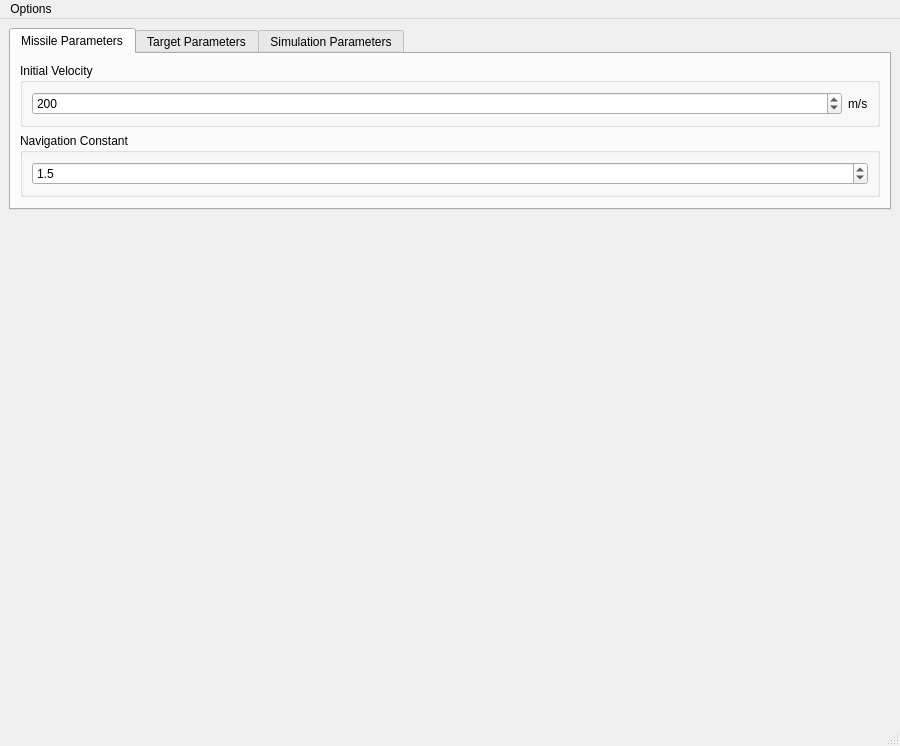
<?xml version="1.0" encoding="UTF-8"?>
<ui version="4.0">
 <class>MainWindow</class>
 <widget class="QMainWindow" name="MainWindow">
  <property name="geometry">
   <rect>
    <x>0</x>
    <y>0</y>
    <width>900</width>
    <height>450</height>
   </rect>
  </property>
  <property name="windowTitle">
   <string>Missile Guidance Sim</string>
  </property>
  <property name="locale">
   <locale language="English" country="UnitedStates"/>
  </property>
  <widget class="QWidget" name="centralwidget">
   <layout class="QGridLayout" name="gridLayout">
    <property name="bottomMargin">
     <number>0</number>
    </property>
    <item row="0" column="0">
     <layout class="QVBoxLayout" name="verticalLayout_5">
      <property name="sizeConstraint">
       <enum>QLayout::SetMaximumSize</enum>
      </property>
      <item>
       <widget class="QTabWidget" name="tabWidget">
        <property name="sizePolicy">
         <sizepolicy hsizetype="Expanding" vsizetype="Fixed">
          <horstretch>0</horstretch>
          <verstretch>0</verstretch>
         </sizepolicy>
        </property>
        <property name="tabShape">
         <enum>QTabWidget::Rounded</enum>
        </property>
        <property name="currentIndex">
         <number>0</number>
        </property>
        <property name="tabBarAutoHide">
         <bool>true</bool>
        </property>
        <widget class="QWidget" name="mslTab">
         <attribute name="title">
          <string>Missile Parameters</string>
         </attribute>
         <layout class="QVBoxLayout" name="verticalLayout_2">
          <item>
           <widget class="QGroupBox" name="mslGroupBox">
            <property name="sizePolicy">
             <sizepolicy hsizetype="Preferred" vsizetype="Fixed">
              <horstretch>0</horstretch>
              <verstretch>0</verstretch>
             </sizepolicy>
            </property>
            <property name="title">
             <string>Initial Velocity</string>
        </property>
        <layout class="QHBoxLayout" name="horizontalLayout_4">
         <item>
          <widget class="QSpinBox" name="mslSpeedSpinBox">
           <property name="sizePolicy">
            <sizepolicy hsizetype="Minimum" vsizetype="Preferred">
             <horstretch>0</horstretch>
             <verstretch>0</verstretch>
            </sizepolicy>
           </property>
           <property name="maximum">
            <number>5000</number>
           </property>
           <property name="value">
            <number>200</number>
           </property>
          </widget>
         </item>
         <item>
          <widget class="QLabel" name="mslSpeedUnitLabel">
           <property name="sizePolicy">
            <sizepolicy hsizetype="Fixed" vsizetype="Preferred">
             <horstretch>0</horstretch>
             <verstretch>0</verstretch>
            </sizepolicy>
           </property>
           <property name="text">
            <string>m/s</string>
           </property>
          </widget>
         </item>
        </layout>
       </widget>
      </item>
          <item>
           <widget class="QGroupBox" name="navConstGroupBox">
            <property name="sizePolicy">
             <sizepolicy hsizetype="Preferred" vsizetype="Fixed">
              <horstretch>0</horstretch>
              <verstretch>0</verstretch>
             </sizepolicy>
            </property>
            <property name="title">
             <string>Navigation Constant</string>
            </property>
            <layout class="QHBoxLayout" name="horizontalLayout_7">
             <item>
              <widget class="QDoubleSpinBox" name="navConstDoubleSpinBox">
               <property name="decimals">
                <number>1</number>
               </property>
               <property name="maximum">
                <double>10.000000000000000</double>
               </property>
               <property name="singleStep">
                <double>0.100000000000000</double>
               </property>
               <property name="value">
                <double>1.500000000000000</double>
               </property>
              </widget>
             </item>
            </layout>
           </widget>
          </item>
         </layout>
        </widget>
        <widget class="QWidget" name="tgtTab">
         <attribute name="title">
          <string>Target Parameters</string>
         </attribute>
         <layout class="QVBoxLayout" name="verticalLayout_3">
      <item>
       <widget class="QGroupBox" name="tgtGroupBox">
        <property name="sizePolicy">
         <sizepolicy hsizetype="Preferred" vsizetype="Fixed">
          <horstretch>0</horstretch>
          <verstretch>0</verstretch>
         </sizepolicy>
        </property>
        <property name="title">
             <string>Initial Velocity</string>
        </property>
        <layout class="QHBoxLayout" name="horizontalLayout_5">
         <item>
          <widget class="QSpinBox" name="tgtSpeedSpinBox">
           <property name="maximum">
            <number>5000</number>
           </property>
           <property name="value">
            <number>200</number>
           </property>
          </widget>
         </item>
         <item>
          <widget class="QLabel" name="tgtSpeedUnitLabel">
           <property name="sizePolicy">
            <sizepolicy hsizetype="Fixed" vsizetype="Preferred">
             <horstretch>0</horstretch>
             <verstretch>0</verstretch>
            </sizepolicy>
           </property>
           <property name="text">
            <string>m/s</string>
           </property>
          </widget>
         </item>
        </layout>
       </widget>
      </item>
      <item>
           <widget class="QGroupBox" name="tgtEvActGroupBox">
        <property name="sizePolicy">
         <sizepolicy hsizetype="Preferred" vsizetype="Fixed">
          <horstretch>0</horstretch>
          <verstretch>0</verstretch>
         </sizepolicy>
        </property>
        <property name="title">
             <string>Evasive Action</string>
            </property>
            <property name="checkable">
             <bool>false</bool>
        </property>
            <layout class="QHBoxLayout" name="horizontalLayout_8">
         <item>
              <widget class="QCheckBox" name="tgtEvActCheckBox">
               <property name="text">
                <string>Enabled</string>
           </property>
               <property name="checked">
                <bool>true</bool>
           </property>
          </widget>
         </item>
        </layout>
       </widget>
      </item>
         </layout>
        </widget>
        <widget class="QWidget" name="simTab">
         <attribute name="title">
          <string>Simulation Parameters</string>
         </attribute>
         <layout class="QVBoxLayout" name="verticalLayout_4">
      <item>
       <widget class="QGroupBox" name="dstGroupBox">
        <property name="sizePolicy">
         <sizepolicy hsizetype="Preferred" vsizetype="Fixed">
          <horstretch>0</horstretch>
          <verstretch>0</verstretch>
         </sizepolicy>
        </property>
        <property name="title">
         <string>Missile-to-Target Initial Distance</string>
        </property>
        <layout class="QHBoxLayout" name="horizontalLayout_6">
         <item>
          <widget class="QSpinBox" name="distanceSpinBox">
           <property name="maximum">
            <number>1000000</number>
           </property>
           <property name="value">
            <number>20000</number>
           </property>
          </widget>
         </item>
         <item>
          <widget class="QLabel" name="distanceUnitLabel">
           <property name="sizePolicy">
            <sizepolicy hsizetype="Fixed" vsizetype="Preferred">
             <horstretch>0</horstretch>
             <verstretch>0</verstretch>
            </sizepolicy>
           </property>
           <property name="text">
            <string>m</string>
           </property>
          </widget>
         </item>
        </layout>
       </widget>
      </item>
      <item>
       <widget class="QGroupBox" name="simControlGroupBox">
        <property name="sizePolicy">
         <sizepolicy hsizetype="Preferred" vsizetype="Fixed">
          <horstretch>0</horstretch>
          <verstretch>0</verstretch>
         </sizepolicy>
        </property>
        <property name="title">
         <string>Simulation Control Section</string>
        </property>
        <layout class="QHBoxLayout" name="horizontalLayout_3">
         <item>
          <widget class="QCheckBox" name="fileOCheckBox">
           <property name="text">
                <string>Log Into File</string>
               </property>
               <property name="checkable">
                <bool>false</bool>
           </property>
          </widget>
         </item>
         <item>
          <widget class="QPushButton" name="startSimBtn">
           <property name="sizePolicy">
            <sizepolicy hsizetype="Minimum" vsizetype="Preferred">
             <horstretch>0</horstretch>
             <verstretch>0</verstretch>
            </sizepolicy>
           </property>
           <property name="text">
            <string>Start</string>
           </property>
          </widget>
         </item>
         <item>
          <widget class="QPushButton" name="resetSimBtn">
           <property name="sizePolicy">
            <sizepolicy hsizetype="Minimum" vsizetype="Preferred">
             <horstretch>0</horstretch>
             <verstretch>0</verstretch>
            </sizepolicy>
           </property>
           <property name="text">
            <string>Reset</string>
           </property>
          </widget>
         </item>
        </layout>
           </widget>
          </item>
         </layout>
        </widget>
       </widget>
      </item>
     </layout>
    </item>
    <item row="1" column="0">
     <layout class="QVBoxLayout" name="verticalLayout">
      <property name="sizeConstraint">
       <enum>QLayout::SetMinimumSize</enum>
      </property>
      <item>
       <widget class="QCustomPlot" name="plot" native="true">
        <property name="sizePolicy">
         <sizepolicy hsizetype="Expanding" vsizetype="Expanding">
          <horstretch>0</horstretch>
          <verstretch>0</verstretch>
         </sizepolicy>
        </property>
        <property name="minimumSize">
         <size>
          <width>640</width>
          <height>480</height>
         </size>
        </property>
       </widget>
      </item>
      <item alignment="Qt::AlignHCenter">
       <widget class="QLabel" name="outputLabel">
        <property name="sizePolicy">
         <sizepolicy hsizetype="Expanding" vsizetype="Fixed">
          <horstretch>0</horstretch>
          <verstretch>0</verstretch>
         </sizepolicy>
        </property>
        <property name="font">
         <font>
          <pointsize>14</pointsize>
          <bold>true</bold>
         </font>
        </property>
        <property name="text">
         <string/>
        </property>
        <property name="alignment">
         <set>Qt::AlignBottom|Qt::AlignLeading|Qt::AlignLeft</set>
        </property>
        <property name="wordWrap">
         <bool>false</bool>
        </property>
        <property name="margin">
         <number>2</number>
        </property>
       </widget>
      </item>
     </layout>
    </item>
   </layout>
  </widget>
  <widget class="QStatusBar" name="statusbar"/>
  <widget class="QMenuBar" name="menuBar">
   <property name="geometry">
    <rect>
     <x>0</x>
     <y>0</y>
     <width>1171</width>
     <height>21</height>
    </rect>
   </property>
   <widget class="QMenu" name="menuOptions">
    <property name="title">
     <string>Options</string>
    </property>
    <widget class="QMenu" name="menuLanguage">
     <property name="title">
      <string>Language</string>
     </property>
     <addaction name="separator"/>
    </widget>
    <addaction name="menuLanguage"/>
   </widget>
   <addaction name="menuOptions"/>
  </widget>
 </widget>
 <customwidgets>
  <customwidget>
   <class>QCustomPlot</class>
   <extends>QWidget</extends>
   <header>qcustomplot.h</header>
   <container>1</container>
  </customwidget>
 </customwidgets>
 <resources/>
 <connections/>
</ui>
